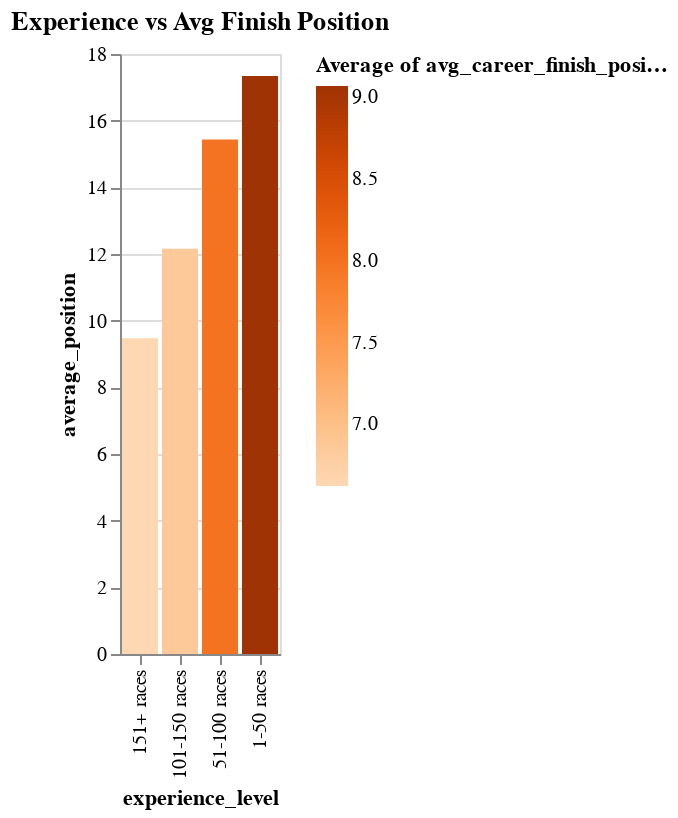

The notebook cell this image was saved under:
### Markdown cell above
For our final driver performance chart, let's examine the effect of experience on average finish position:

### Code cell
DeepnoteChart(df_15, """{"layer":[{"layer":[{"mark":{"clip":true,"type":"bar","tooltip":true},"encoding":{"x":{"sort":{"order":"descending","encoding":"y"},"type":"nominal","field":"experience_level","scale":{"type":"linear"}},"y":{"sort":null,"type":"quantitative","field":"average_position","scale":{"type":"linear"},"format":{"type":"default","decimals":null},"formatType":"numberFormatFromNumberType"},"color":{"sort":null,"type":"quantitative","field":"avg_career_finish_position","scale":{"scheme":"oranges"},"aggregate":"average"}}}]}],"title":"Experience vs Avg Finish Position","config":{"legend":{}},"$schema":"https://vega.github.io/schema/vega-lite/v5.json","encoding":{}}""")

### Figure 1 — Vega-Lite specification as saved in the notebook (floating-point values rounded to 4 significant figures; data arrays with more than 128 entries replaced by an {"elided": "..."} marker saying what was removed)
{"$schema": "https://vega.github.io/schema/vega-lite/v5.json", "encoding": {}, "layer": [{"layer": [{"mark": {"type": "bar", "tooltip": true, "clip": true}, "encoding": {"x": {"field": "experience_level", "type": "nominal", "sort": {"order": "descending", "encoding": "y"}, "scale": {"type": "linear"}}, "y": {"field": "average_position", "type": "quantitative", "sort": null, "scale": {"type": "linear"}, "formatType": "numberFormatFromNumberType", "format": {"type": "default", "decimals": null}}, "color": {"field": "avg_career_finish_position", "type": "quantitative", "aggregate": "average", "sort": null, "scale": {"scheme": "oranges"}}}}]}], "title": "Experience vs Avg Finish Position", "config": {"legend": {}}, "data": {"values": {"elided": "176 records"}}}
